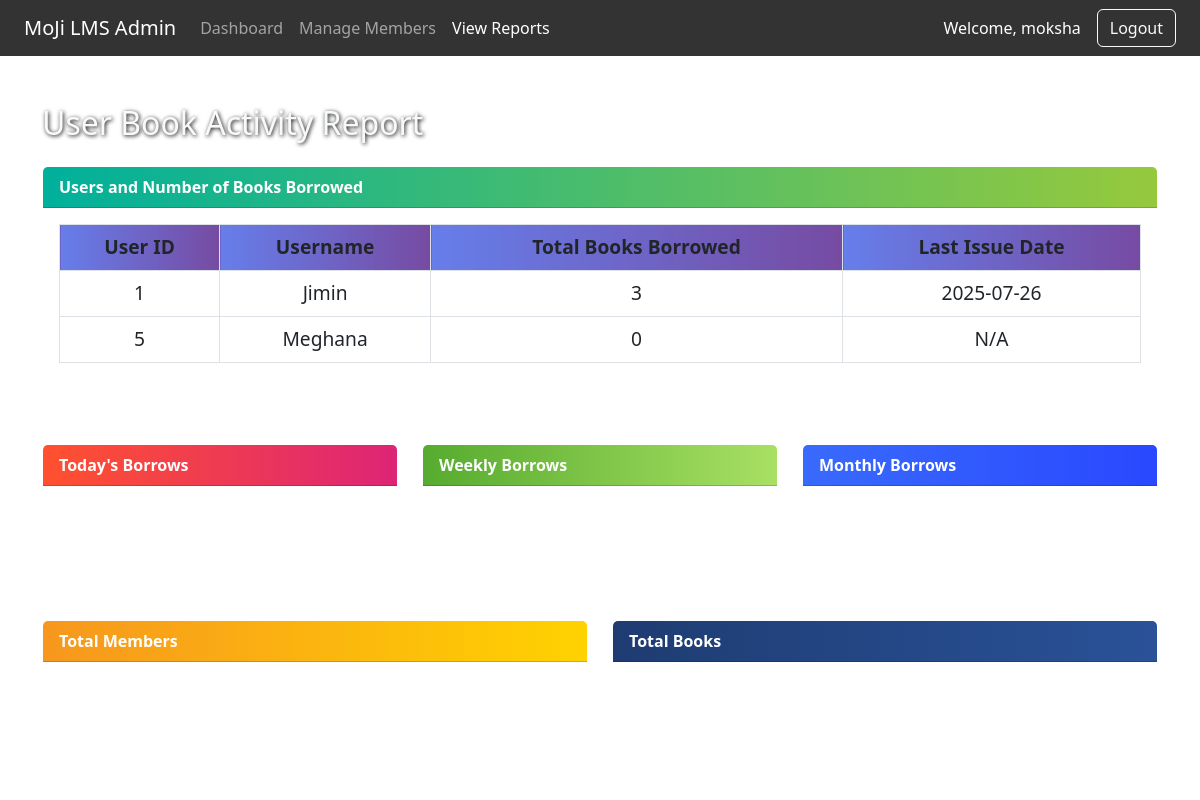
The page /reports (signed in) on the database its author committed.
### tables this page shows
CREATE TABLE users (
            id INTEGER PRIMARY KEY AUTOINCREMENT,
            username TEXT UNIQUE NOT NULL,
            email TEXT UNIQUE NOT NULL,
            phone TEXT NOT NULL,
            password TEXT NOT NULL
        );

### app.py (the view)
@app.route('/reports')
def reports():
    if 'admin' not in session:
        flash("Please log in to access reports.", "danger")
        return redirect(url_for('login'))
    conn = get_db_connection()
    today = datetime.today().date()
    last_week = today - timedelta(days=7)
    last_month = today - timedelta(days=30)
    daily_borrows = conn.execute('''
        SELECT COUNT(*) FROM issued_books
        WHERE DATE(issue_date) = ?
    ''', (today.isoformat(),)).fetchone()[0]
    weekly_borrows = conn.execute('''
        SELECT COUNT(*) FROM issued_books
        WHERE DATE(issue_date) >= ?
    ''', (last_week.isoformat(),)).fetchone()[0]
    monthly_borrows = conn.execute('''SELECT COUNT(*) FROM issued_books
        WHERE DATE(issue_date) >= ?
    ''', (last_month.isoformat(),)).fetchone()[0]
    user_book_counts = conn.execute('''
        SELECT
            users.id,
            users.username,
            COUNT(issued_books.issue_id) AS total_issued,
            MAX(issued_books.issue_date) AS last_issue_date
        FROM users
        LEFT JOIN issued_books ON users.id = issued_books.user_id
        GROUP BY users.id
        ORDER BY total_issued DESC
    ''').fetchall()
    total_members = conn.execute('SELECT COUNT(*) FROM users').fetchone()[0]
    total_books = conn.execute('SELECT COUNT(*) FROM books').fetchone()[0]
    conn.close()
    return render_template(
        'reports.html',
        daily_borrows=daily_borrows,
        weekly_borrows=weekly_borrows,
        monthly_borrows=monthly_borrows,
        total_members=total_members,
        total_books=total_books,
        user_book_counts=user_book_counts
    )

### app.py (called while the page is built)
def get_db_connection():
    conn = sqlite3.connect('lms.db')
    conn.row_factory = sqlite3.Row
    return conn

### templates/reports.html (shortened to what this page needs)
<!DOCTYPE html>
<html lang="en">
<head>
    <link href="https://cdn.jsdelivr.net/npm/bootstrap@5.3.0/dist/css/bootstrap.min.css" rel="stylesheet" />
</head>
<body>
<video autoplay muted loop class="bg-video">
    <source src="{{ url_for('static', filename='video/watery.mp4') }}" type="video/mp4">
</video>
<nav class="navbar navbar-expand-lg navbar-dark px-4">
    <a class="navbar-brand" href="#">MoJi LMS Admin</a>
    <div class="collapse navbar-collapse" id="adminNav">
        <ul class="navbar-nav me-auto mb-2 mb-lg-0">
            <li class="nav-item"><a class="nav-link" href="{{ url_for('admin_dashboard') }}">Dashboard</a></li>
            <li class="nav-item"><a class="nav-link" href="{{ url_for('members') }}">Manage Members</a></li>
            <li class="nav-item"><a class="nav-link active" href="{{ url_for('reports') }}">View Reports</a></li>
        </ul>
        <span class="navbar-text me-3 text-white">
            Welcome, {{ session.get('admin', 'Admin') }}
        </span>
        <a class="btn btn-outline-light" href="{{ url_for('logout') }}">Logout</a>
    </div>
</nav>
<div class="container mt-5">
    <h2 class="mb-4">User Book Activity Report</h2>
    <div class="card mb-5">
        <div class="card-header">Users and Number of Books Borrowed</div>
        <div class="card-body">
            {% if user_book_counts %}
                <div class="table-responsive">
                    <table class="table table-bordered table-hover text-center">
                        <thead>
                            <tr>
                                <th>User ID</th>
                                <th>Username</th>
                                <th>Total Books Borrowed</th>
                                <th>Last Issue Date</th>
                            </tr>
                        </thead>
                        <tbody>
                            {% for row in user_book_counts %}
                                <tr>
                                    <td>{{ row['id'] }}</td>
                                    <td>{{ row['username'] }}</td>
                                    <td>{{ row['total_issued'] }}</td>
                                    <td>{{ row['last_issue_date'] or 'N/A' }}</td>
                                </tr>
                            {% endfor %}
                        </tbody>
                    </table>
                </div>
            {% else %}
                <p>No borrowing records found.</p>
            {% endif %}
        </div>
    </div>
    <div class="row g-4">
        <div class="col-md-4">
            <div class="card">
                <div class="card-header" style="background: linear-gradient(to right, #ff512f, #dd2476);">
                    Today's Borrows
                </div>
                <div class="card-body text-center">
                </div>
            </div>
        </div>
        <div class="col-md-4">
            <div class="card">
                <div class="card-header" style="background: linear-gradient(to right, #56ab2f, #a8e063);">
                    Weekly Borrows
                </div>
                <div class="card-body text-center">
                </div>
            </div>
        </div>
        <div class="col-md-4">
            <div class="card">
                <div class="card-header" style="background: linear-gradient(to right, #396afc, #2948ff);">
                    Monthly Borrows
                </div>
                <div class="card-body text-center">
                </div>
            </div>
        </div>
    </div>
    <div class="row mt-5 g-4">
        <div class="col-md-6">
            <div class="card">
                <div class="card-header" style="background: linear-gradient(to right, #f7971e, #ffd200);"> Total Members</div>
                <div class="card-body text-center">
                </div>
            </div>
        </div>
        <div class="col-md-6">
            <div class="card">
                <div class="card-header" style="background: linear-gradient(to right, #1e3c72, #2a5298);"> Total Books</div>
                <div class="card-body text-center">
                </div>
            </div>
        </div>
    </div>
</div>
</body>
</html>

### templates/reports.html (style rules this page uses)
.bg-video { position: fixed; top: 0; left: 0; min-width: 100%; min-height: 100%; z-index: -1; object-fit: cover; }
.card { background: rgba(255, 255, 255, 0.12); backdrop-filter: blur(7px); border: 1px solid rgba(255, 255, 255, 0.2); color: #fff; }
.card-header { font-weight: 600; background: linear-gradient(to right, #00b09b, #96c93d); color: white; }
.card-body { font-size: 1.2rem; }
.navbar { background: rgba(0, 0, 0, 0.8) !important; }
h2 { color: #f8f9fa; text-shadow: 1px 1px 4px #000; }
table { color: #fff; background: rgba(0, 0, 0, 0.3); }
th { background: linear-gradient(to right, #667eea, #764ba2); }

### rows shown on the page
users: id "1", username "Jimin", total_issued "3", row "2025-07-26"
users: id "5", username "Meghana", total_issued "0", row "N/A"

### other values the page prints
{{ session.get('admin', 'Admin') }} "moksha"
